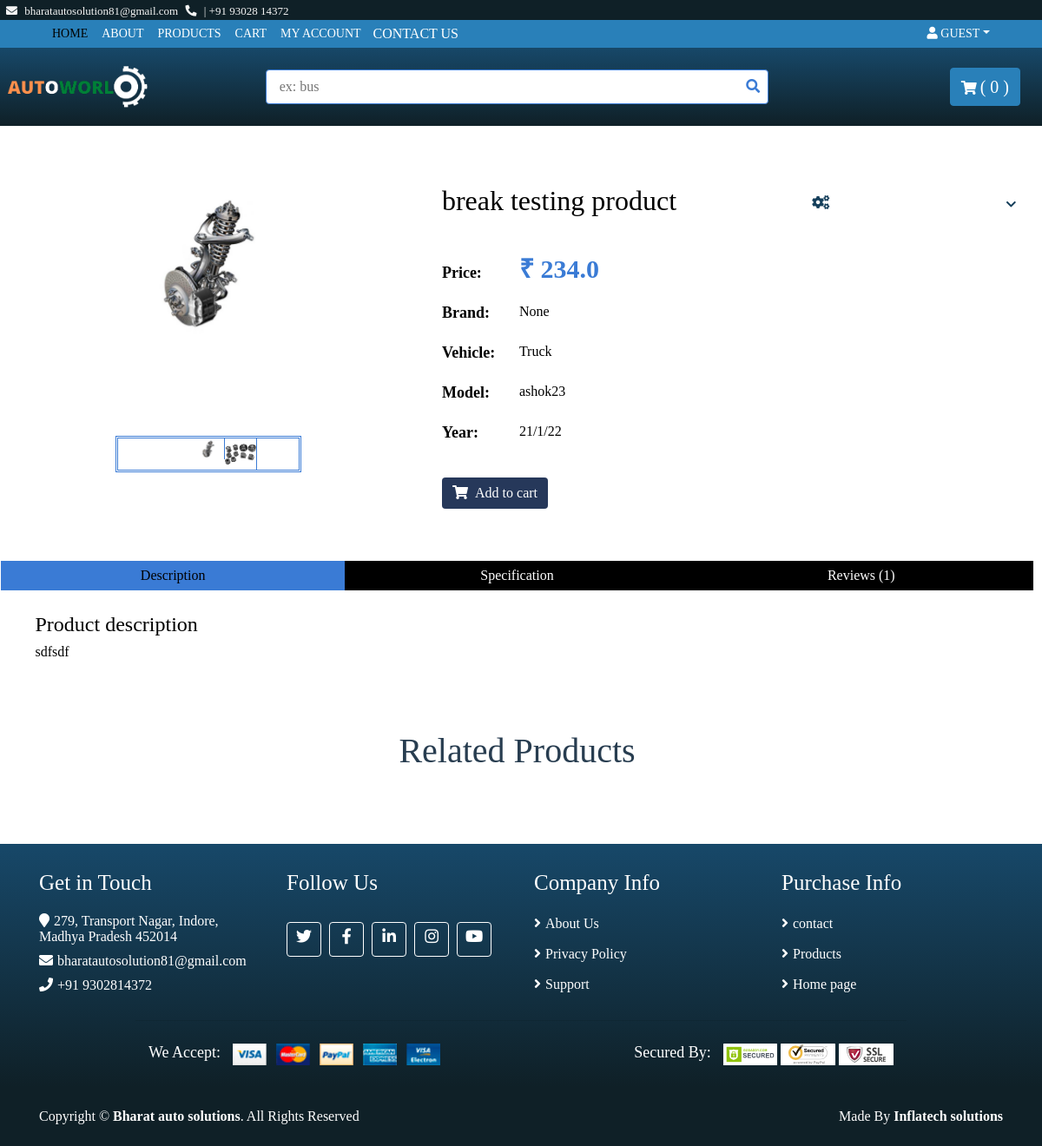
Page /product/1 on the committed database.
### base/models.py (models this page shows, shortened)
class ProductImage(models.Model):
    product=models.ForeignKey(Product, on_delete=models.CASCADE, related_name="product_image")
    image=models.ImageField(
        verbose_name='image',
        help_text="upload a product image",
        upload_to="images/",
        null=True,
        blank=True,
    )
    is_feature=models.BooleanField(default=False)
    created_at=models.DateTimeField(auto_now=True)

class Product(models.Model):
    vehicaltype=models.ForeignKey(TypeOfVehicle, blank=False, on_delete=models.RESTRICT)
    manufacturer=models.ForeignKey(Manufacturer, blank=False, on_delete=models.RESTRICT)
    vmodel=models.ForeignKey(CarModel, blank=False, on_delete=models.RESTRICT)
    myear=models.ForeignKey(Year, on_delete=models.RESTRICT)
    brand=models.CharField(max_length=200, blank=True, null=True )
    category=models.ForeignKey(Category, on_delete=models.RESTRICT)
    title=models.CharField(max_length=255, help_text=('required'))
    desc=models.TextField(blank=True, null=True, verbose_name=('desciptions'))
    regular_price=models.DecimalField(max_digits=6, decimal_places=1)
    descount_price=models.DecimalField(max_digits=6, decimal_places=1, blank=True )
    is_active=models.BooleanField(default=True)
    slug=models.SlugField(blank=True, null=True)
    def __str__(self):
        return str(self.title)

class TypeOfVehicle(models.Model):
    type_of=models.CharField(max_length=200, unique=True, null=False)
    slug=models.SlugField(blank=True, null=True)
    def __str__(self):
        return str(self.type_of)

class CarModel(models.Model):
    manufacturer = models.ForeignKey(Manufacturer, on_delete=models.RESTRICT)
    model_name=models.CharField(max_length=200, blank=False, unique=True)
    slug=models.SlugField(blank=True, null=True)
    def __str__(self):
        return str(self.model_name)

class Year(models.Model):
    carmodel=models.ForeignKey(CarModel, on_delete=models.RESTRICT)
    Year=models.CharField(max_length=200, blank=True, null=True)
    slug=models.SlugField(blank=True, null=True)
    class Meta:
        constraints = [
            models.UniqueConstraint(fields=['carmodel', 'Year'], name='name of constraint')
        ]
    def __str__(self):
        return str(self.Year)+str(self.carmodel)

### base/views.py (the view)
# urls.py: path('product/<str:pk>',views.product, name="product"),
def product(request, pk=None):
     if request.user.is_authenticated:
        customer = request.user.customer
        cartItems= nav(HttpRequest, customer)
     else:
        cartItems=0
     product=Product.objects.prefetch_related("product_image").filter(id=pk)
     cateories = Category.objects.all()
     context={'pro':product,'cartItems':cartItems,'cateories':cateories}
     return render(request, 'product.html', context)

### base/models.py (called while the page is built)
    def __str__(self):
        return str(self.name_of_Manufacturer)

### templates/product.html (shortened to what this page needs)
{% extends 'base.html' %}
{% load static %}
{% load mptt_tags %}
{% block content %}
<br>
<br>
        <div class="product-detail">
            <div class="container-fluid">
                <div class="row">
                    <div class="col-lg-12">
                    {% for p in pro %}
                        <div class="product-detail-top">
                            <div class="row">
                                <div class="col-md-1"></div>
                                <div class="col-md-3">
                                    <div class="product-slider-single normal-slider">
                                            {% for image in p.product_image.all %}
                                        <img src="{{ image.image.url }}" alt="Product Image" >
                                        {% endfor %}
                                    </div>
                                    <div class="product-slider-single-nav normal-slider">
                                        {% for image in p.product_image.all %}
                                        <div class="slider-nav-img"><img src="{{ image.image.url }}" alt="Product Image"></div>
                                    {% endfor %}
                                    </div>
                                </div>
                                <div class="col-md-1"></div>
                                <div class="col-md-4">
                                    <div class="title" ><h2>{{p}}</h2></div>
                                    <div class="product-content">
                                        <div class="price">
                                            <h4>Price:</h4>
                                            <p>&#8377; {{p.regular_price}} </p>
                                        </div>
                                        <div class="p-size">
                                            <h4>Brand:</h4>
                                            <div class="btn-group btn-group-sm">
                                                <h6>{{p.brand}}</h6>
                                            </div>
                                        </div>
                                        <div class="p-size">
                                            <h4>Vehicle:</h4>
                                            <div class="btn-group btn-group-sm">
                                                <h6>{{p.vehicaltype}}</h6>
                                            </div>
                                        </div>
                                        <div class="p-size">
                                            <h4>Model:</h4>
                                            <div class="btn-group btn-group-sm">
                                                <h6>{{p.vmodel}}</h6>
                                            </div>
                                        </div>
                                        <div class="p-size">
                                            <h4>Year:</h4>
                                            <div class="btn-group btn-group-sm">
                                                <h6>{{p.myear.Year}}</h6>
                                            </div>
                                        </div>
<br>
                                        <div class="action">
                                            {% if not request.user.is_authenticated %}
                                            <a href="{% url 'loginr' %}"><button class="btn ss"><i class="fa fa-shopping-cart"></i> Add to cart </button></a>
                                            {% endif %}
                                        </div>
                                    </div>
                                </div>
                                <div class="col-md-3">
                                                <div class="">
                                                    {% recursetree cateories %}
                                                    <article class="filter-group">
                                                        <header class="card-header"> <a href="{% url 'category' slug=node.slug kt='a' %}"
                                                                data-toggle="{% if not node.is_leaf_node %}collapse{% endif %}"
                                                                data-target="{% if not node.is_leaf_node %}#collapse_aside{{node.id}}{% endif %}" data-abc="true"
                                                                aria-expanded="false" class="collapsed">
                                                                <i class="icon-control fa fa-chevron-down"></i>
                                                                <h6 class="title"> <i class="fa fa-cogs" aria-hidden="true"></i> {{ node.name }} </h6>
                                                            </a> </header>
                                                    </article>
                                                    {% endrecursetree %}
                                                </div>
                                </div>
                            </div>
                        </div>
                        <div class="row product-detail-bottom">
                            <div class="col-lg-12">
                                <ul class="nav nav-pills nav-justified">
                                    <li class="nav-item">
                                        <a class="nav-link active" data-toggle="pill" href="#description">Description</a>
                                    </li>
                                    <li class="nav-item">
                                        <a class="nav-link" data-toggle="pill" href="#specification">Specification</a>
                                    </li>
                                    <li class="nav-item">
                                        <a class="nav-link" data-toggle="pill" href="#reviews">Reviews (1)</a>
                                    </li>
                                </ul>
                                <div class="tab-content">
                                    <div id="description" class="container tab-pane active">
                                        <h4>Product description</h4>
                                        <p>
                                       {{p.desc}}
                                        </p>
                                    </div>
                                </div>
                            </div>
                        </div>
                        {% endfor %}
                        {% include 'product_display.html' %}
                </div>
            </div>
        </div>
{% endblock content %}

### static/styles/main.css (style rules this page uses)
body { color: rgb(0, 0, 0); font-family:'Times New Roman'; font-weight: 400; background: #ffffff; font-size: 16px; line-height: normal; }
a { color: #0f2027; }
h2 { font-family:'Times New Roman'; font-weight: 400; }
@media (min-width: 992px) { .container-fluid { margin-top: 0px; padding-right: 10px; padding-left: 1px; } }
.btn { color: whitesmoke; background: #2980B9; border: 1px solid #2980B9; }
.nav { position: relative; }
@media (min-width: 768px) { .nav, .nav .navbar { background: #2980B9 !important; } }
.product-detail { position: relative; width: 100%; padding: 30px 0; }
.product-detail .product-detail-top, .product-detail .product-detail-bottom { margin-bottom: 30px; }
.product-detail .product-detail-top { padding: 0; background: #ffffff; }
.product-detail .product-slider-single img { width: 100%; }
.product-detail .product-slider-single-nav { margin: 15px 30px 30px 30px; border: 3px double #3a7bd5; }
.product-detail .product-slider-single-nav .slider-nav-img { border-right: 1px solid #3a7bd5; overflow: hidden; }
.product-detail .product-slider-single-nav img { width: 100%; transition: all .3s; }
.product-detail .product-content, .product-detail .product-content .title, .product-detail .product-content .ratting, .product-detail .product-content .price, .product-detail .product-content .details, .product-detail .product-content .quantity, .product-detail .product-content .action { position: relative; width: 100%; }
.product-detail .product-content { padding: 30px; }
@media (min-width: 768px) { .product-detail .product-content { padding-left: 0; } }
.product-detail .product-content .price, .product-detail .product-content .quantity, .product-detail .product-content .p-size, .product-detail .product-content .p-color { margin-bottom: 15px; }
.product-detail .product-content .price h4, .product-detail .product-content .quantity h4, .product-detail .product-content .p-size h4, .product-detail .product-content .p-color h4 { display: inline-block; width: 80px; font-size: 18px; font-weight: 700; margin-right: 5px; }
.product-detail .product-content .price p { display: inline-block; color: #3a7bd5; font-size: 30px; font-weight: 700; margin: 0; }
.product-detail .product-content .action a:first-child { margin-right: 11px; }
.product-detail .product-content .action a i { margin-right: 5px; }
.product-detail .nav.nav-pills .nav-link { color: white; background: #000000; border-radius: 0; transition: all .3s; }
.product-detail .nav.nav-pills .nav-link:hover, .product-detail .nav.nav-pills .nav-link.active { color: #000000; background: #3a7bd5; }
.product-detail .tab-content { background: #ffffff; padding: 25px 15px 15px 15px; }

### templates/product.html (style rules this page uses)
.card-header { padding: 0.75rem 1.25rem; margin-bottom: 0; background-color: #fff; border-bottom: 1px solid rgba(0, 0, 0, 0.1) }
.filter-group .card-header { border-bottom: 0 }
.icon-control { margin-top: 6px; float: right; font-size: 80% }
a { color: #153f5b; }
.ss { background-color: #26385A; color:#ffffff; border: black; }

### rows in the picture
Product: title "break testing product", regular_price "234.0", brand "None", vehicaltype "Truck", vmodel "ashok23", myear.Year "21/1/22", desc "sdfsdf"
ProductImage: image (picture)
ProductImage: image (picture)

### other values in the picture
{{ cartItems }} "0"
